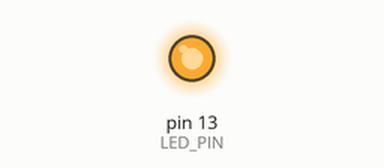
A sketch run on a simulated Arduino Uno, built with avr-gcc and run on an emulated ATmega328P. Shown: output pins drawn as LEDs (lit = HIGH).

Above: at 2.5 s.
At 7.5 s:
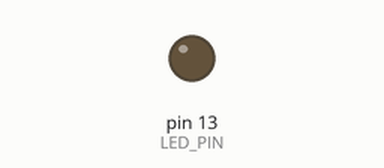
Timing chart, 0 to 13.0 s (numbered marks = the images above):
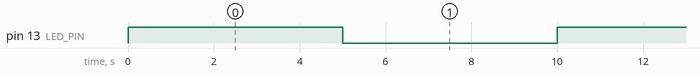

Measured:
- by itself, pin 13 (LED_PIN): alternates HIGH for 5.0 s and LOW for 5.0 s

The sketch:

blink_test.ino
```cpp
/* Simple program to turn a LED on and off
 * Written by Nathan McCulloch
 */
 #define LED_PIN 13
 #define DELAY_PERIOD 5000

void setup() {
  //Set pin mode
  pinMode(LED_PIN, OUTPUT);
}

void loop() {
  digitalWrite(LED_PIN, HIGH);
  delay(DELAY_PERIOD);
  digitalWrite(LED_PIN, LOW);
  delay(DELAY_PERIOD);
}
```
